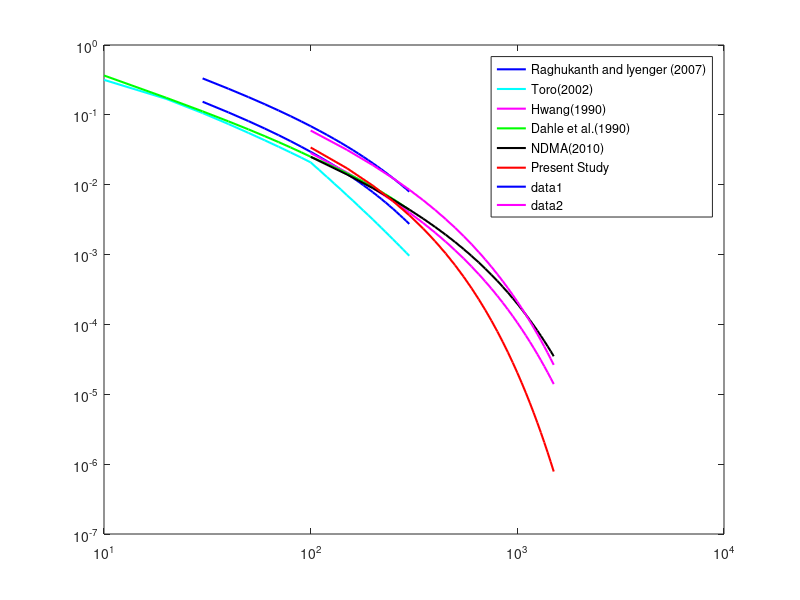

MATLAB code to generate this figure: (Note: this script raises an error after producing the figure.)
%% Intraplate GMPEs 

% GMPEs
% Input parameters
R1=[30:10:300]; R2=[10:10:300]; R3=[10:10:200]; m=6.0;R6=[100:50:1500];
j=1;
%%
% 1. Raghunath and Iyenger (2007)
 for i=1:length(R1)
     % pga_1 in g
    
     pga_1(i)=(exp(1.7236+0.9453*(m-6)-0.0725*(m-6)^2-log(R1(i))-0.0064*R1(i))); 
 end
 
 %%
 % 2. Torro (1997)modified in 2002
 for i=1:length(R2)
     % pga_2 in g
     Rm=sqrt(R2(i)^2+9.3^2);
     Rmmax=max(log(Rm/100),0);
     pga_2(i)=exp(2.20+0.81*(m-6)-1.27*log(Rm)-(1.16-0.0021)*Rmmax-0.0021*Rm);
 end
 
 %%
 % 3. Hwang (1990)
      h=10.0;
 for i=1:length(R6)
     % pga_3 in g
     Rm=0.06*exp(0.7*m);
     pga_3(i)=exp(-2.904+0.926*m-1.271*log(sqrt(R6(i)^2+h^2)+Rm)-0.00302*sqrt(R6(i)^2+h^2));
 end
 
 %% 
 % 4. Dahle et al. (1990)
 for i=1:length(R2)
     
     if R2(i)<=100
        G=1/R2(i);
     else 
        G=0.01*(100/R2(i))^(5/6);
     end
     pga_4(i)=(exp(-1.471+0.849*m-0.00418*R2(i)+log(G)))/9.81;
 end
 
%%
% 5. NDMA (2010)

for ii=1:length(R6)
a=[log((sqrt(R6(ii)^2+(2.5)^2))/100) 0];
axx=max(a);
pga_5(j)=(exp(-3.7671+1.2303*m-0.0019*(m)^2-0.0027*(sqrt(R6(ii)^2+(2.5)^2))-1.4857*log(sqrt(R6(ii)^2+(2.5)^2)+0.0385*exp(0.8975*m))+0.1301*log10(sqrt(R6(ii)^2+(2.5)^2))*axx));
j=j+1;
end

  
%% 6. MY GMPE (developed for Chhotanagpur Plateau)

% with coefficients of PGA
for i=1:length(R6)
    R(i)=sqrt(R6(i)^2+100);
    pga_6(i)=exp(2.6416+0.9631*(m-6)-0.0941*(m-6)^2-log(R(i))-0.0057*R(i)+log(0.4331));
end

%%
plot(R1,pga_1,'b','linewidth',1.5);hold on;
plot(R2,pga_2,'c','linewidth',1.5);hold on;
plot(R6,pga_3,'m','linewidth',1.5); hold on;
plot(R2,pga_4,'g','linewidth',1.5);hold on;
plot(R6,pga_5,'k','linewidth',1.5);hold on;
plot(R6,pga_6,'r','linewidth',1.5);
set(gca, 'YScale', 'log');
set(gca, 'XScale', 'log');
legend('Raghukanth and Iyenger (2007)','Toro(2002)','Hwang(1990)','Dahle et al.(1990)','NDMA(2010)','Present Study');

%% GMPEs at 0.1 sec period

 %1. Raghunath and Iyenger (2007)
 for i=1:length(R1)
     % pga_1 in g
     pga_1(i)=(exp(2.4597+0.9620*(m-6)-0.0811*(m-6)^2-log(R1(i))-0.0053*R1(i))); 
 end
 
%3. Hwang (1990)
      h=10.0;
 for i=1:length(R6)
     % pga_3 in g
     Rm=0.06*exp(0.7*m);
     pga_3(i)=exp(-2.312+0.924*m-1.233*log(sqrt(R6(i)^2+h^2)+Rm)-0.00317*sqrt(R6(i)^2+h^2));
 end
 
 %5. NDMA (2010)
for ii=1:length(R6)
a=[log((sqrt(R6(ii)^2+(2.5)^2))/100) 0];
axx=max(a);
pga_5(j)=(exp(-4.2782+1.4909*m-0.0242*(m)^2-0.0026*(sqrt(R6(ii)^2+(2.5)^2))-1.3652*log(sqrt(R6(ii)^2+(2.5)^2)+0.0288*exp(0.9126*m))+0.1140*log10(sqrt(R6(ii)^2+(2.5)^2))*axx));
j=j+1;
end

% 6. MY GMPE (developed for Chhotanagpur Plateau)
for i=1:length(R6)
    R(i)=sqrt(R6(i)^2+100);
    pga_6(i)=exp(3.5416+0.9811*(m-6)-0.1041*(m-6)^2-log(R(i))-0.0052*R(i)+log(0.3831));
end

plot(R1,pga_1,'b','linewidth',1.5);hold on;
plot(R6,pga_3,'m','linewidth',1.5); hold on;
plot(R6,pga_5,'k','linewidth',1.5);hold on;
plot(R6,pga_6,'r','linewidth',1.5);
set(gca, 'YScale', 'log');
set(gca, 'XScale', 'log');
legend('Raghukanth and Iyenger (2007)','Hwang(1990)','NDMA(2010)','Present Study');


%% GMPEs at 0.2 sec period

 %1. Raghunath and Iyenger (2007)
 for i=1:length(R1)
     % pga_1 in g
     pga_1(i)=(exp(1.9192+1.0619.*(m-6)-0.1296*(m-6)^2-log(R1(i))-0.0034*R1(i))); 
 end
 
%3. Hwang (1990)
      h=10.0;
 for i=1:length(R6)
     % pga_3 in g
     Rm=0.06*exp(0.7*m);
     pga_3(i)=exp(-2.968+0.952*m-1.219*log(sqrt(R6(i)^2+h^2)+Rm)-0.00240*sqrt(R6(i)^2+h^2));
 end
 
 %5. NDMA (2010)
for ii=1:length(R6)
a=[log((sqrt(R6(ii)^2+(2.5)^2))/100) 0];
axx=max(a);
pga_5(j)=(exp(-7.5046+2.241*m-0.0829*(m)^2-0.0024*(sqrt(R6(ii)^2+(2.5)^2))-1.3075*log(sqrt(R6(ii)^2+(2.5)^2)+0.0320*exp(0.8878*m))+0.1026*log10(sqrt(R6(ii)^2+(2.5)^2))*axx));
j=j+1;
end

% 6. MY GMPE (developed for Chhotanagpur Plateau)
for i=1:length(R6)
    R(i)=sqrt(R6(i)^2+100);
    pga_6(i)=exp(3.071+1.0882*(m-6)-0.1546*(m-6)^2-log(R(i))-0.0042*R(i)+log(0.3410));
end

plot(R1,pga_1,'b','linewidth',1.5);hold on;
plot(R6,pga_3,'m','linewidth',1.5); hold on;
plot(R6,pga_5,'k','linewidth',1.5);hold on;
plot(R6,pga_6,'r','linewidth',1.5);
set(gca, 'YScale', 'log');
set(gca, 'XScale', 'log');
legend('Raghukanth and Iyenger (2007)','Hwang(1990)','NDMA(2010)','Present Study');


%% GMPEs at 0.5 sec period

 %1. Raghunath and Iyenger (2007)
 for i=1:length(R1)
     % pga_1 in g
     pga_1(i)=(exp(1.1638+1.13615*(m-6)-0.2546*(m-6)^2-log(R1(i))-0.0021*R1(i))); 
 end
 
%3. Hwang (1990)
      h=10.0;
 for i=1:length(R6)
     % pga_3 in g
     Rm=0.06*exp(0.7*m);
     pga_3(i)=exp(-4.344+1.048*m-1.180*log(sqrt(R6(i)^2+h^2)+Rm)-0.00200*sqrt(R6(i)^2+h^2));
 end
 
 %5. NDMA (2010)
for ii=1:length(R6)
a=[log((sqrt(R6(ii)^2+(2.5)^2))/100) 0];
axx=max(a);
pga_5(j)=(exp(-14.6664+4.1214*m-0.2156*(m)^2-0.0022*(sqrt(R6(ii)^2+(2.5)^2))-1.2735*log(sqrt(R6(ii)^2+(2.5)^2)+0.0601*exp(0.7992*m))+0.0987*log10(sqrt(R6(ii)^2+(2.5)^2))*axx));
j=j+1;
end

% 6. MY GMPE (developed for Chhotanagpur Plateau)
for i=1:length(R6)
    R(i)=sqrt(R6(i)^2+100);
    pga_6(i)=exp(2.3364+1.11245*(m-6)-0.2806*(m-6)^2-log(R(i))-0.0029*R(i)+log(0.3112));
end

plot(R1,pga_1,'b','linewidth',1.5);hold on;
plot(R6,pga_3,'m','linewidth',1.5); hold on;
plot(R6,pga_5,'k','linewidth',1.5);hold on;
plot(R6,pga_6,'r','linewidth',1.5);
set(gca, 'YScale', 'log');
set(gca, 'XScale', 'log');
legend('Raghukanth and Iyenger (2007)','Hwang(1990)','NDMA(2010)','Present Study');

%% 

plot(R6,pga_6_0,'r','linewidth',1.5);hold on;
plot(R6,pga_6_01,'b','linewidth',1.5);hold on;
plot(R6,pga_6_02,'g','linewidth',1.5);hold on;
plot(R6,pga_6_03,'k','linewidth',1.5);
set(gca, 'YScale', 'log');
set(gca, 'XScale', 'log');
legend('PGA','PSA at 0.1g','PSA at 0.2g','PSA at 0.5g');
set(gcf,'color','w');

%% GMPEs at 1 sec period

 %1. Raghunath and Iyenger (2007)
 for i=1:length(R1)
     % pga_1 in g
     pga_1(i)=(exp(0.3604+1.6791*(m-6)-0.3248*(m-6)^2-log(R1(i))-0.0014*R1(i))); 
 end
 
%3. Hwang (1990)
      h=10.0;
 for i=1:length(R6)
     % pga_3 in g
     Rm=0.06*exp(0.7*m);
     pga_3(i)=exp(-6.362+1.231*m-1.1*log(sqrt(R6(i)^2+h^2)+Rm)-0.00243*sqrt(R6(i)^2+h^2));
 end
 
 %5. NDMA (2010)
for ii=1:length(R6)
a=[log((sqrt(R6(ii)^2+(2.5)^2))/100) 0];
axx=max(a);
pga_5(j)=(exp(-20.3915+5.4297*m-0.2996*(m)^2-0.002*(sqrt(R6(ii)^2+(2.5)^2))-1.2441*log(sqrt(R6(ii)^2+(2.5)^2)+0.0512*exp(0.8229*m))+0.0932*log10(sqrt(R6(ii)^2+(2.5)^2))*axx));
j=j+1;
end

% 6. MY GMPE (developed for Chhotanagpur Plateau)
for i=1:length(R6)
    R(i)=sqrt(R6(i)^2+100);
    pga_6(i)=exp(0.4415+1.3912*(m-6)-0.5095*(m-6)^2-log(R(i))-0.0050*R(i)+log(0.3112));
end

plot(R1,pga_1,'b','linewidth',1.5);hold on;
plot(R6,pga_3,'m','linewidth',1.5); hold on;
plot(R6,pga_5,'k','linewidth',1.5);hold on;
plot(R6,pga_6,'r','linewidth',1.5);
set(gca, 'YScale', 'log');
set(gca, 'XScale', 'log');
legend('Raghukanth and Iyenger (2007)','Hwang(1990)','NDMA(2010)','Present Study');

%% New GMPE at different magnitudes 

m=3.0;
for i=1:length(R6)
    R(i)=sqrt(R6(i)^2+100);
    pga_a(i)=exp(2.6416+0.9631*(m-6)-0.0941*(m-6)^2-log(R(i))-0.0057*R(i)+log(0.4331));
end
% with coefficients of PGA AT M=4.0
m=4.0;
for i=1:length(R6)
    R(i)=sqrt(R6(i)^2+100);
    pga_b(i)=exp(2.6416+0.9631*(m-6)-0.0941*(m-6)^2-log(R(i))-0.0057*R(i)+log(0.4331));
end

% with coefficients of PGA
m=5.0;
for i=1:length(R6)
    R(i)=sqrt(R6(i)^2+100);
    pga_c(i)=exp(2.6416+0.9631*(m-6)-0.0941*(m-6)^2-log(R(i))-0.0057*R(i)+log(0.4331));
end

% with coefficients of PGA
m=6.0;
for i=1:length(R6)
    R(i)=sqrt(R6(i)^2+100);
    pga_d(i)=exp(2.6416+0.9631*(m-6)-0.0941*(m-6)^2-log(R(i))-0.0057*R(i)+log(0.4331));
end

% with coefficients of PGA
m=7.0;
for i=1:length(R6)
    R(i)=sqrt(R6(i)^2+100);
    pga_e(i)=exp(2.6416+0.9631*(m-6)-0.0941*(m-6)^2-log(R(i))-0.0057*R(i)+log(0.4331));
end

plot(R6,pga_a,'r','linewidth',1.5);hold on;
plot(R6,pga_b,'b','linewidth',1.5);hold on;
plot(R6,pga_c,'k','linewidth',1.5); hold on;
plot(R6,pga_d,'m','linewidth',1.5);hold on;
plot(R6,pga_e,'g','linewidth',1.5);hold on;
set(gca, 'YScale', 'log');
set(gca, 'XScale', 'log');
%set(gca, 'XAxisLocation', 'top');  % to get x axis on the top 
%set(gca, 'TickDir', 'out');
%set (gca,'Ydir','reverse');
legend('M_w=3.0','M_w=4.0','M_w=5.0','M_w=6.0','M_w=7.0');

%% Crustal Amplification 

